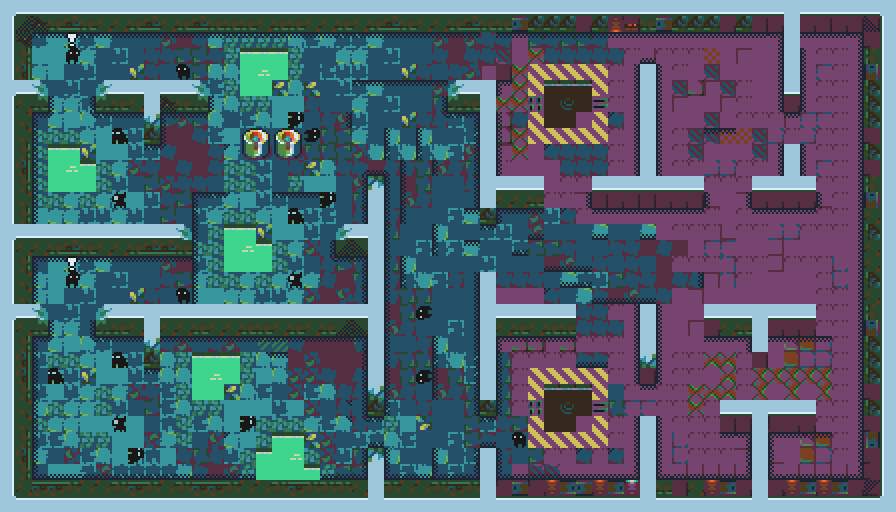

Rendered tile map (Tiled .tmx) drawn with the repository's tilesets; below, a short description and the map source with its tile grids summarised:
An orthogonal 56x32 tile map with 16x16 px tiles, 3 tile layers (floor, toxic, walls).

<map version="1.4" tiledversion="1.4.3" orientation="orthogonal" renderorder="right-down" width="56" height="32" tilewidth="16" tileheight="16" infinite="0" nextlayerid="9" nextobjectid="1">
 <editorsettings>
  <export target="map.tmx" format="tmx" />
 </editorsettings>
 <tileset firstgid="1" source="map_tileset.tsx" />
 <layer id="1" name="floor" width="56" height="32">
  <data>[1792 cells, 1309 non-empty, 232 distinct tile ids]</data>
 </layer>
 <layer id="3" name="toxic" width="56" height="32">
  <data>[1792 cells, 57 non-empty, 16 distinct tile ids]</data>
 </layer>
 <layer id="2" name="walls" width="56" height="32">
  <data>[1792 cells, 426 non-empty, 70 distinct tile ids]</data>
 </layer>
</map>
